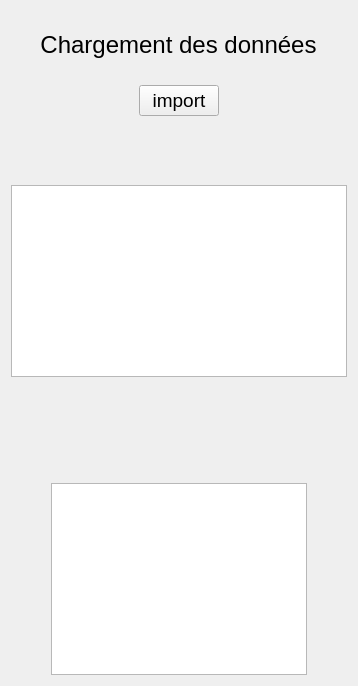
      <widget class="QWidget" name="page">
       <layout class="QVBoxLayout" name="verticalLayout_11">
        <item>
         <spacer name="verticalSpacer_5">
          <property name="orientation">
           <enum>Qt::Vertical</enum>
          </property>
          <property name="sizeType">
           <enum>QSizePolicy::Minimum</enum>
          </property>
          <property name="sizeHint" stdset="0">
           <size>
            <width>20</width>
            <height>20</height>
           </size>
          </property>
         </spacer>
        </item>
        <item alignment="Qt::AlignHCenter">
         <widget class="QLabel" name="titre_page1">
          <property name="sizePolicy">
           <sizepolicy hsizetype="Fixed" vsizetype="Preferred">
            <horstretch>0</horstretch>
            <verstretch>0</verstretch>
           </sizepolicy>
          </property>
          <property name="font">
           <font>
            <pointsize>18</pointsize>
           </font>
          </property>
          <property name="layoutDirection">
           <enum>Qt::LeftToRight</enum>
          </property>
          <property name="autoFillBackground">
           <bool>true</bool>
          </property>
          <property name="text">
           <string>Chargement des données</string>
          </property>
          <property name="scaledContents">
           <bool>false</bool>
          </property>
          <property name="alignment">
           <set>Qt::AlignCenter</set>
          </property>
          <property name="wordWrap">
           <bool>false</bool>
          </property>
         </widget>
        </item>
        <item>
         <spacer name="verticalSpacer_4">
          <property name="orientation">
           <enum>Qt::Vertical</enum>
          </property>
          <property name="sizeType">
           <enum>QSizePolicy::Minimum</enum>
          </property>
          <property name="sizeHint" stdset="0">
           <size>
            <width>20</width>
            <height>20</height>
           </size>
          </property>
         </spacer>
        </item>
        <item alignment="Qt::AlignHCenter">
         <widget class="QPushButton" name="import_page1">
          <property name="sizePolicy">
           <sizepolicy hsizetype="Minimum" vsizetype="Fixed">
            <horstretch>0</horstretch>
            <verstretch>0</verstretch>
           </sizepolicy>
          </property>
          <property name="maximumSize">
           <size>
            <width>200</width>
            <height>16777215</height>
           </size>
          </property>
          <property name="font">
           <font>
            <pointsize>14</pointsize>
           </font>
          </property>
          <property name="text">
           <string>import</string>
          </property>
         </widget>
        </item>
        <item>
         <spacer name="verticalSpacer_3">
          <property name="orientation">
           <enum>Qt::Vertical</enum>
          </property>
          <property name="sizeType">
           <enum>QSizePolicy::Minimum</enum>
          </property>
          <property name="sizeHint" stdset="0">
           <size>
            <width>20</width>
            <height>20</height>
           </size>
          </property>
         </spacer>
        </item>
        <item alignment="Qt::AlignHCenter">
         <widget class="QLabel" name="label_page1">
          <property name="font">
           <font>
            <pointsize>11</pointsize>
           </font>
          </property>
          <property name="text">
           <string/>
          </property>
          <property name="alignment">
           <set>Qt::AlignCenter</set>
          </property>
         </widget>
        </item>
        <item>
         <spacer name="verticalSpacer">
          <property name="orientation">
           <enum>Qt::Vertical</enum>
          </property>
          <property name="sizeType">
           <enum>QSizePolicy::Minimum</enum>
          </property>
          <property name="sizeHint" stdset="0">
           <size>
            <width>20</width>
            <height>20</height>
           </size>
          </property>
         </spacer>
        </item>
        <item>
         <widget class="QTableView" name="tableView_page1"/>
        </item>
        <item>
         <spacer name="verticalSpacer_2">
          <property name="orientation">
           <enum>Qt::Vertical</enum>
          </property>
          <property name="sizeType">
           <enum>QSizePolicy::Minimum</enum>
          </property>
          <property name="sizeHint" stdset="0">
           <size>
            <width>20</width>
            <height>100</height>
           </size>
          </property>
         </spacer>
        </item>
        <item>
         <layout class="QHBoxLayout" name="horizontalLayout_22">
          <item>
           <spacer name="horizontalSpacer_2">
            <property name="orientation">
             <enum>Qt::Horizontal</enum>
            </property>
            <property name="sizeHint" stdset="0">
             <size>
              <width>40</width>
              <height>20</height>
             </size>
            </property>
           </spacer>
          </item>
          <item>
           <widget class="QTextBrowser" name="textBrowser_page1">
            <property name="sizePolicy">
             <sizepolicy hsizetype="Expanding" vsizetype="Preferred">
              <horstretch>0</horstretch>
              <verstretch>0</verstretch>
             </sizepolicy>
            </property>
           </widget>
          </item>
          <item>
           <spacer name="horizontalSpacer">
            <property name="orientation">
             <enum>Qt::Horizontal</enum>
            </property>
            <property name="sizeHint" stdset="0">
             <size>
              <width>40</width>
              <height>20</height>
             </size>
            </property>
           </spacer>
          </item>
         </layout>
        </item>
       </layout>
      </widget>
